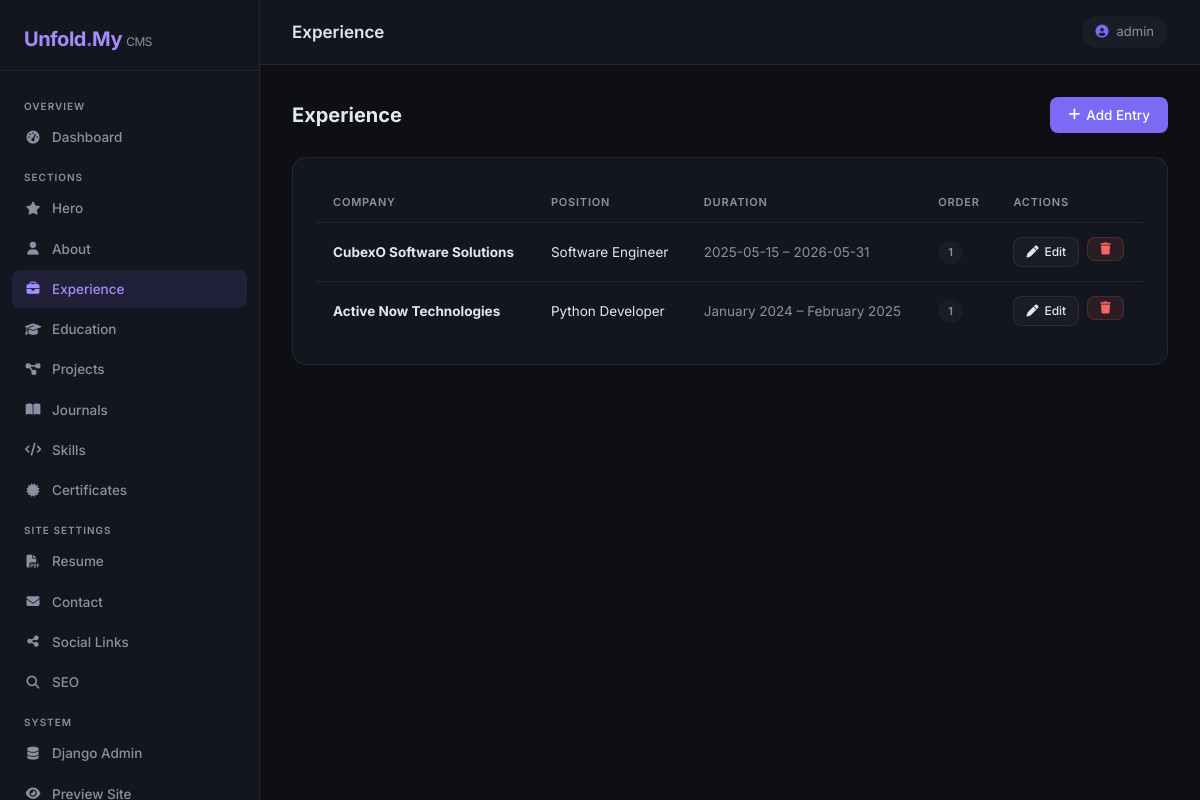
Page /admin-panel/experience/ (signed in) on the earlier database version.
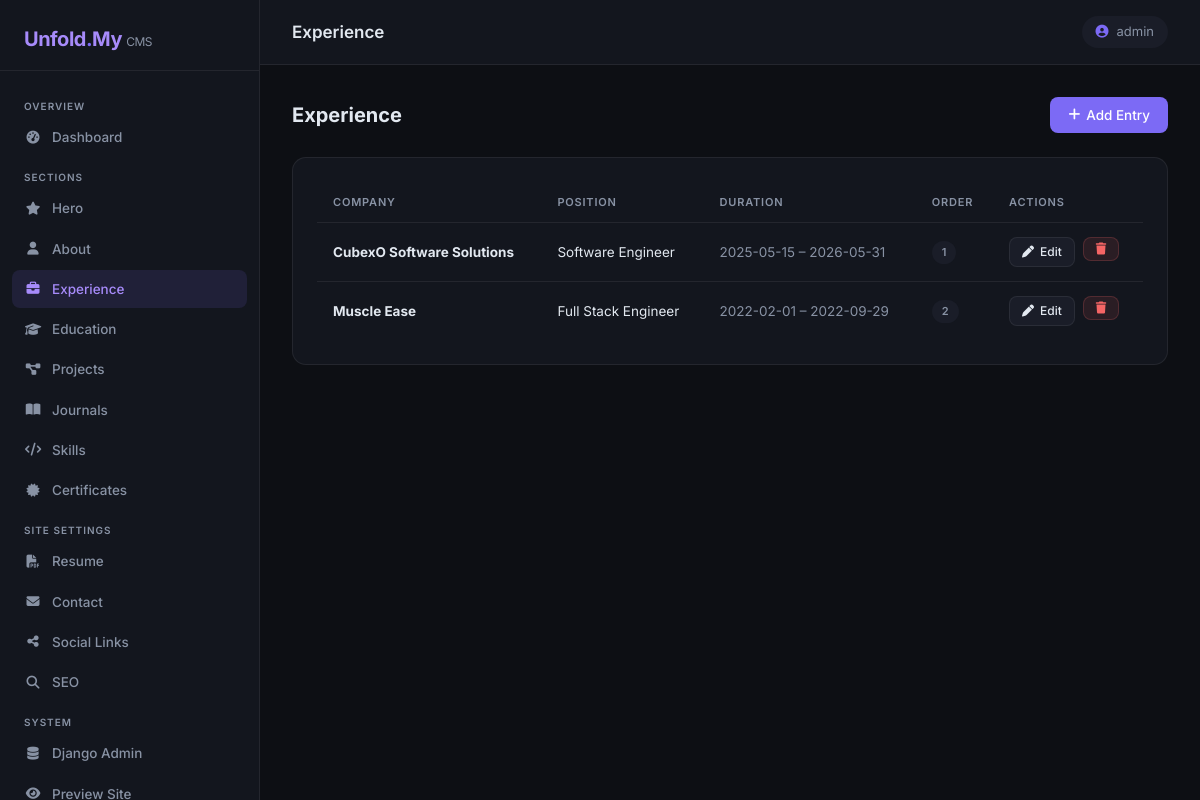
Same page on the later database version.
### profile_1/models.py (models this page shows, shortened)
class Experience(models.Model):
    company = models.CharField(max_length=200)
    position = models.CharField(max_length=200)
    location = models.CharField(max_length=150, blank=True)
    start_date = models.CharField(max_length=30, default="", blank=True)
    end_date = models.CharField(max_length=30, default="", blank=True)
    description = models.TextField()
    technologies = models.JSONField(default=list, blank=True)
    display_order = models.PositiveIntegerField(default=0)
    class Meta:
        ordering = ["display_order"]

### profile_1/admin_panel/views.py (the view)
# urls.py: path("experience/",        views.experience_list,     name="experience"),
@staff_required
def experience_list(request):
    items = Experience.objects.all()
    return render(request, "admin-panel/experience.html", {"items": items})

### profile_1/admin_panel/views.py (called while the page is built)
def staff_required(view_func):
    @wraps(view_func)
    def wrapper(request, *args, **kwargs):
        if not (request.user.is_authenticated and request.user.is_staff):
            return redirect("admin_panel:login")
        return view_func(request, *args, **kwargs)
    return wrapper

### profile_1/templates/admin-panel/experience.html (shortened to what this page needs)
{% extends "admin-panel/base.html" %}
{% block page_title_header %}Experience{% endblock %}
{% block nav_experience %}active{% endblock %}
{% block content %}
<div class="page-header">
  <h2>Experience</h2>
  <a href="{% url 'admin_panel:experience-add' %}" class="btn-panel btn-primary-panel"><i class="fa-solid fa-plus"></i> Add Entry</a>
</div>
<div class="panel-card">
  {% if items %}
  <table class="panel-table">
    <thead>
      <tr>
        <th>Company</th>
        <th>Position</th>
        <th>Duration</th>
        <th>Order</th>
        <th>Actions</th>
      </tr>
    </thead>
    <tbody>
      {% for item in items %}
      <tr>
        <td><strong>{{ item.company }}</strong></td>
        <td>{{ item.position }}</td>
        <td style="color:var(--muted)">{{ item.start_date }} – {{ item.end_date }}</td>
        <td><span class="badge-panel badge-muted">{{ item.display_order }}</span></td>
        <td>
          <div style="display:flex;gap:8px;">
            <a href="{% url 'admin_panel:experience-edit' item.pk %}" class="btn-panel btn-secondary-panel btn-sm-panel"><i class="fa-solid fa-pen"></i> Edit</a>
            <form method="post" action="{% url 'admin_panel:experience-delete' item.pk %}" style="display:inline;" onsubmit="return confirm('Delete this entry?')">
              <button type="submit" class="btn-panel btn-danger-panel btn-sm-panel"><i class="fa-solid fa-trash"></i></button>
            </form>
          </div>
        </td>
      </tr>
      {% endfor %}
    </tbody>
  </table>
  {% else %}
  <div class="empty-state"><i class="fa-solid fa-briefcase"></i>No experience entries yet.</div>
  {% endif %}
</div>
{% endblock %}

Differences in the rows shown:
changed Experience: company "Active Now Technologies" → "Muscle Ease"; position "Python Developer" → "Full Stack Engineer"; start_date "January 2024" → "2022-02-01"; end_date "February 2025" → "2022-09-29"; display_order "1" → "2"
